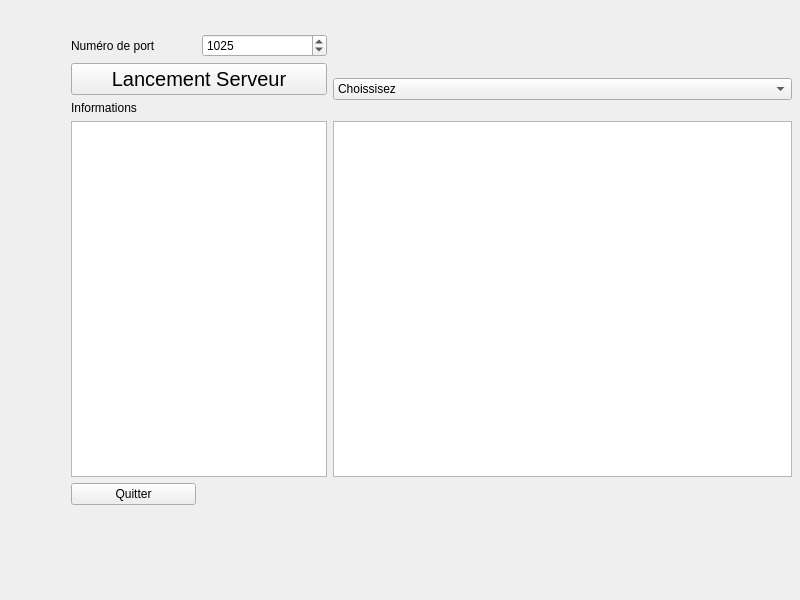
<?xml version="1.0" encoding="UTF-8"?>
<ui version="4.0">
 <class>AuditServeurWidget</class>
 <widget class="QWidget" name="AuditServeurWidget">
  <property name="geometry">
   <rect>
    <x>0</x>
    <y>0</y>
    <width>800</width>
    <height>600</height>
   </rect>
  </property>
  <property name="windowTitle">
   <string>AuditServeurWidget</string>
  </property>
  <widget class="QWidget" name="">
   <property name="geometry">
    <rect>
     <x>71</x>
     <y>34</y>
     <width>721</width>
     <height>471</height>
    </rect>
   </property>
   <layout class="QGridLayout" name="gridLayout">
    <item row="0" column="0">
     <widget class="QLabel" name="label">
      <property name="text">
       <string>Numéro de port </string>
      </property>
     </widget>
    </item>
    <item row="0" column="1">
     <widget class="QSpinBox" name="spinBoxPort">
      <property name="minimum">
       <number>1000</number>
      </property>
      <property name="maximum">
       <number>9999</number>
      </property>
      <property name="value">
       <number>1025</number>
      </property>
     </widget>
    </item>
    <item row="1" column="0" colspan="2">
     <widget class="QPushButton" name="pushButtonLancement">
      <property name="font">
       <font>
        <pointsize>15</pointsize>
        <bold>false</bold>
       </font>
      </property>
      <property name="text">
       <string>Lancement Serveur</string>
      </property>
     </widget>
    </item>
    <item row="1" column="2" rowspan="2">
     <widget class="QComboBox" name="comboBox">
      <item>
       <property name="text">
        <string>Choissisez</string>
       </property>
      </item>
      <item>
       <property name="text">
        <string>personnage</string>
       </property>
      </item>
      <item>
       <property name="text">
        <string>Scores</string>
       </property>
      </item>
      <item>
       <property name="text">
        <string>Parties</string>
       </property>
      </item>
     </widget>
    </item>
    <item row="2" column="0">
     <widget class="QLabel" name="label_2">
      <property name="text">
       <string>Informations</string>
      </property>
     </widget>
    </item>
    <item row="3" column="0" colspan="2">
     <widget class="QTextEdit" name="textEditInfo">
      <property name="readOnly">
       <bool>true</bool>
      </property>
     </widget>
    </item>
    <item row="3" column="2">
     <widget class="QTableView" name="tableView"/>
    </item>
    <item row="4" column="0">
     <widget class="QPushButton" name="pushButtonQuitter">
      <property name="text">
       <string>Quitter</string>
      </property>
     </widget>
    </item>
   </layout>
  </widget>
 </widget>
 <resources/>
 <connections>
  <connection>
   <sender>pushButtonQuitter</sender>
   <signal>clicked()</signal>
   <receiver>AuditServeurWidget</receiver>
   <slot>close()</slot>
   <hints>
    <hint type="sourcelabel">
     <x>150</x>
     <y>539</y>
    </hint>
    <hint type="destinationlabel">
     <x>235</x>
     <y>786</y>
    </hint>
   </hints>
  </connection>
 </connections>
</ui>
